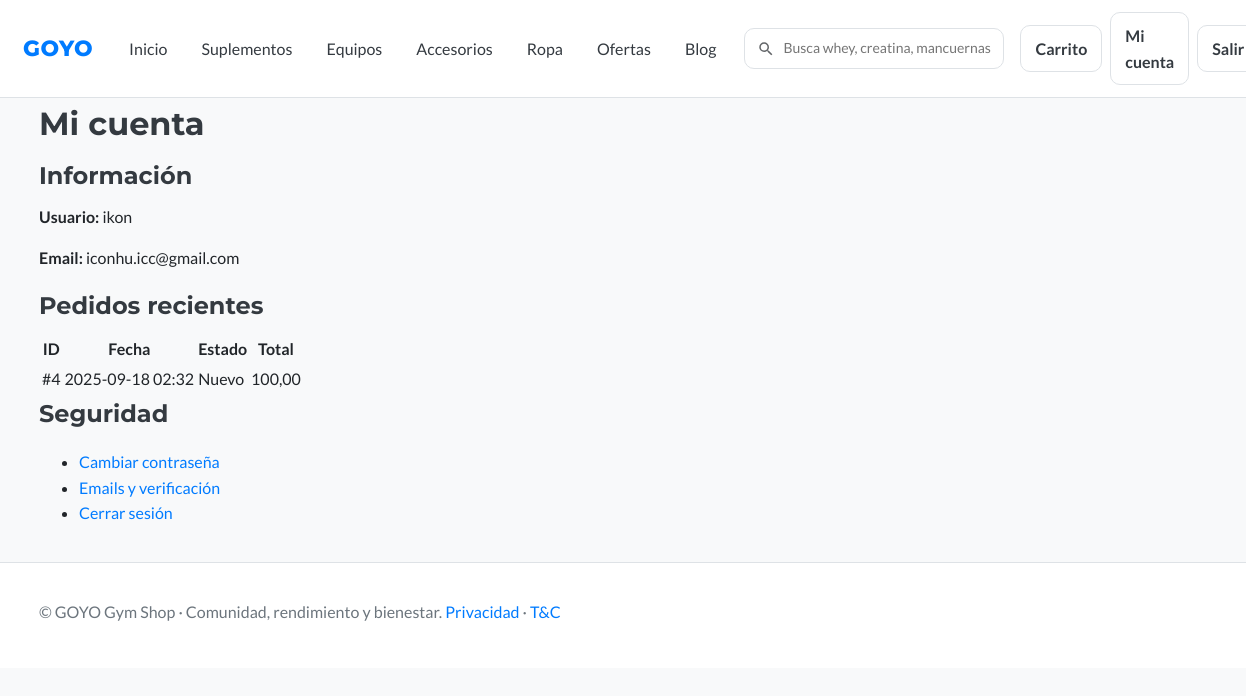
/accounts/profile/ (signed in), run on the app's committed database.
### orders/models.py (models this page shows)
class Order(models.Model):
    STATUS = [("new","Nuevo"),("paid","Pagado"),("shipped","Enviado"),("delivered","Entregado"),("cancelled","Cancelado")]
    user = models.ForeignKey(User, on_delete=models.SET_NULL, null=True, blank=True)
    status = models.CharField(max_length=20, choices=STATUS, default="new")
    created_at = models.DateTimeField(auto_now_add=True)
    updated_at = models.DateTimeField(auto_now=True)
    address = models.ForeignKey(Address, on_delete=models.PROTECT)
    total = models.DecimalField(max_digits=12, decimal_places=2, default=0)

### core/views.py (the view)
class AccountDashboardView(LoginRequiredMixin, TemplateView):
    login_url = "/accounts/login/"
    template_name = "account/dashboard.html"
    def get_context_data(self, **kwargs):
        ctx = super().get_context_data(**kwargs)
        ctx["orders"] = Order.objects.filter(user=self.request.user).order_by("-created_at")[:10]
        return ctx

### core/context_processors.py (called while the page is built)
def header_context(request):
    return {
        "SITE_NAME": "GOYO Gym Shop",
        "CATEGORIES": [
            {"name":"Suplementos","slug":"suplementos"},
            {"name":"Equipos","slug":"equipos"},
            {"name":"Accesorios","slug":"accesorios"},
            {"name":"Ropa","slug":"ropa"},
            {"name":"Ofertas","slug":"ofertas"},
            {"name":"Packs","slug":"packs"},
        ],
    }

### templates/account/dashboard.html
{% extends "base.html" %} {% block content %}
<h1>Mi cuenta</h1>
<section>
  <h2>Información</h2>
  <p><strong>Usuario:</strong> {{ request.user.username }}</p>
  <p><strong>Email:</strong> {{ request.user.email }}</p>
</section>
<section>
  <h2>Pedidos recientes</h2>
  {% if orders %}
  <table>
    <thead>
      <tr>
        <th>ID</th>
        <th>Fecha</th>
        <th>Estado</th>
        <th>Total</th>
      </tr>
    </thead>
    <tbody>
      {% for o in orders %}
      <tr>
        <td>#{{ o.id }}</td>
        <td>{{ o.created_at|date:"Y-m-d H:i" }}</td>
        <td>{{ o.get_status_display }}</td>
        <td>{{ o.total }}</td>
      </tr>
      {% endfor %}
    </tbody>
  </table>
  {% else %}
  <p>No tienes pedidos aún.</p>
  {% endif %}
</section>
<section>
  <h2>Seguridad</h2>
  <ul>
    <li>
      <a href="{% url 'account_change_password' %}">Cambiar contraseña</a>
    </li>
    <li><a href="{% url 'account_email' %}">Emails y verificación</a></li>
    <li><a href="{% url 'account_logout' %}">Cerrar sesión</a></li>
  </ul>
</section>
{% endblock %}

### static/base.css (style rules this page uses)
:root { --blue: #007BFF; --dark: #343A40; --green: #28A745; --gray: #E9ECEF; --white: #FFFFFF; --red: #DC3545; --text: #212529; --muted: #6C757D; --bg: #F8F9FA; --card: #FFFFFF; --border: #DEE2E6; --radius: 14px; --radius-sm: 10px; --shadow: 0 10px 24px rgba(33, 37, 41, .10); --shadow-sm: 0 6px 16px rgba(33, 37, 41, .08); --container: 1200px; }
* { box-sizing: border-box }
html, body { margin: 0; padding: 0 }
body { font-family: Lato, system-ui, Segoe UI, Roboto, Arial, sans-serif; color: var(--text); background: var(--bg); -webkit-font-smoothing: antialiased; text-rendering: optimizeLegibility; line-height: 1.6; }
h1, h2, h3, h4 { font-family: Montserrat, Lato, sans-serif; color: var(--dark); margin: 0 0 .5rem }
p { margin: .5rem 0 1rem }
a { text-decoration: none; color: var(--blue) }

### data on the page
Order: id "4", created_at "2025-09-18 02:32", status "Nuevo", total "100,00"

### other printed values
{{ request.user.username }} "ikon"
{{ request.user.email }} "iconhu.icc@gmail.com"
{{ SITE_NAME|default:"GOYO" }} "GOYO Gym Shop"
